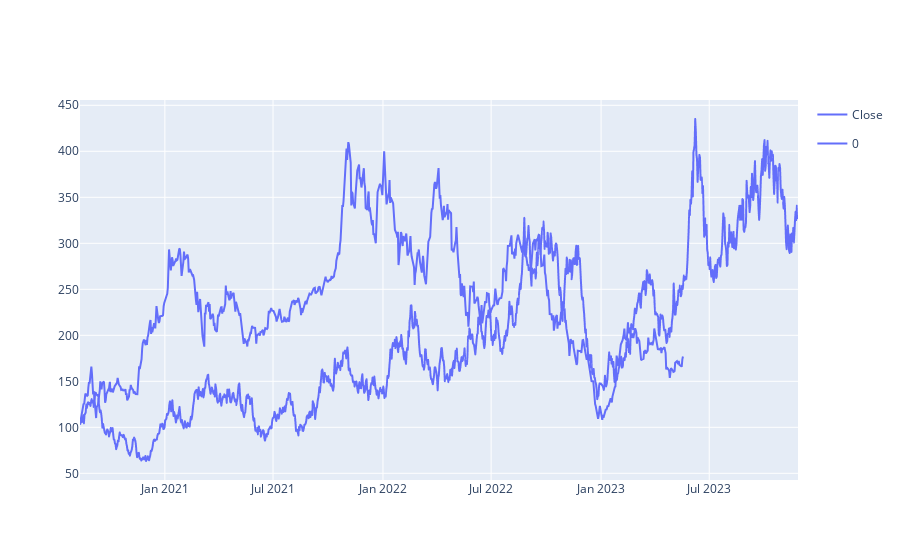

Source (notebook cell):
### Code cell
fig1 = px.line(serie)
fig2 = px.line(predict)
fig = go.Figure(data= fig1.data + fig2.data)
fig.show()

### Figure 1 — Plotly figure (JSON) as saved in the notebook; plotly's stock layout.template omitted (floating-point values rounded to 4 significant figures; data arrays with more than 128 entries replaced by an {"elided": "..."} marker saying what was removed)
{"data": [{"hovertemplate": "variable=Close<br>Date=%{x}<br>value=%{y}<extra></extra>", "legendgroup": "Close", "line": {"color": "#636efa", "dash": "solid"}, "marker": {"symbol": "circle"}, "mode": "lines", "name": "Close", "orientation": "v", "showlegend": true, "type": "scatter", "x": {"elided": "697 str values"}, "xaxis": "x", "y": {"elided": "697 float values"}, "yaxis": "y"}, {"hovertemplate": "variable=0<br>index=%{x}<br>value=%{y}<extra></extra>", "legendgroup": "0", "line": {"color": "#636efa", "dash": "solid"}, "marker": {"symbol": "circle"}, "mode": "lines", "name": "0", "showlegend": true, "type": "scattergl", "x": {"elided": "1202 str values"}, "xaxis": "x", "y": {"elided": "1202 float values"}, "yaxis": "y"}], "layout": {}}
